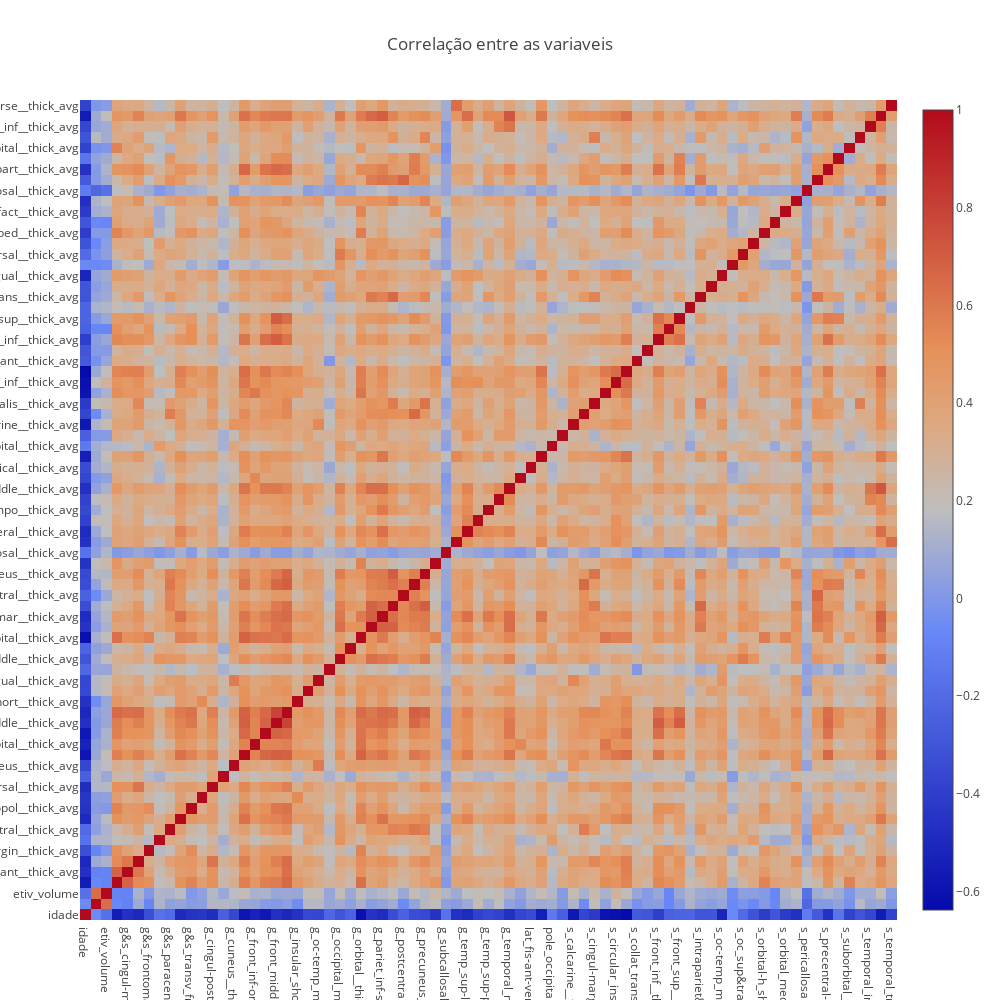

Write notebook code for a chart like this one.
### Code cell
import plotly.plotly as py
import plotly.graph_objs as go

corr_m = df_pre.corr()

colorscales = ['Greys', 'YlGnBu', 'Greens', 'YlOrRd', 'Bluered', 'RdBu',
            'Reds', 'Blues', 'Picnic', 'Rainbow', 'Portland', 'Jet',
            'Hot', 'Blackbody', 'Earth', 'Electric', 'Viridis', 'Cividis']

heatmap = go.Heatmap(z=corr_m.as_matrix(), x=corr_m.columns, y=corr_m.index,autocolorscale=True)


data=[heatmap]


#     print(df__['{}_0'.format(clas)].sum())
layout = dict(title='Correlação entre as variaveis',
             xaxis=dict(
                            autorange=True,
                            showgrid=True,
                            zeroline=False,
                            showline=False,
                            ticks='',
                            showticklabels=True
                        ),
                        yaxis=dict(
                            autorange=True,
                            showgrid=False,
                            zeroline=False,
                            showline=False,
                            ticks='',
                            showticklabels=True
                        ),
                  width=1000, 
                  height=1000,  #960
                  margin=go.layout.Margin(
#                                             l=410,
    #                                       r=50,
    #                                       b=100,
    #                                       t=100,
    #                                       pad=4
                                        ),
    #               paper_bgcolor='rgba(1,2,0,0)',
    #               plot_bgcolor='rgba(1,2,0,0)'
             )



fig = go.Figure(data=data, layout=layout)
#     plotly.offline.plot(fig)

iplot(fig, filename='horizontal-bar')
# pio.write_image(fig, 'braskem_corr_categorias.'%(OUTPUT_PATH,targ.lower(),clas))
plotly.offline.plot(fig, filename = 'braskem_corr_categorias.html', auto_open=False)

### Figure 1 — Plotly figure (JSON) as saved in the notebook; plotly's stock layout.template omitted (floating-point values rounded to 4 significant figures; data arrays with more than 128 entries replaced by an {"elided": "..."} marker saying what was removed)
{"data": [{"autocolorscale": true, "type": "heatmap", "uid": "d028d0f4-89eb-4e37-9e10-a1e05ffbd69b", "x": ["idade", "sexo", "etiv_volume", "g&s_cingul-ant__thick_avg", "g&s_cingul-mid-ant__thick_avg", "g&s_cingul-mid-post__thick_avg", "g&s_frontomargin__thick_avg", "g&s_occipital_inf__thick_avg", "g&s_paracentral__thick_avg", "g&s_subcentral__thick_avg", "g&s_transv_frontopol__thick_avg", "g_ins_lg&s_cent_ins__thick_avg", "g_cingul-post-dorsal__thick_avg", "g_cingul-post-ventral__thick_avg", "g_cuneus__thick_avg", "g_front_inf-opercular__thick_avg", "g_front_inf-orbital__thick_avg", "g_front_inf-triangul__thick_avg", "g_front_middle__thick_avg", "g_front_sup__thick_avg", "g_insular_short__thick_avg", "g_oc-temp_lat-fusifor__thick_avg", "g_oc-temp_med-lingual__thick_avg", "g_oc-temp_med-parahip__thick_avg", "g_occipital_middle__thick_avg", "g_occipital_sup__thick_avg", "g_orbital__thick_avg", "g_pariet_inf-angular__thick_avg", "g_pariet_inf-supramar__thick_avg", "g_parietal_sup__thick_avg", "g_postcentral__thick_avg", "g_precentral__thick_avg", "g_precuneus__thick_avg", "g_rectus__thick_avg", "g_subcallosal__thick_avg", "g_temp_sup-g_t_transv__thick_avg", "g_temp_sup-lateral__thick_avg", "g_temp_sup-plan_polar__thick_avg", "g_temp_sup-plan_tempo__thick_avg", "g_temporal_inf__thick_avg", "g_temporal_middle__thick_avg", "lat_fis-ant-horizont__thick_avg", "lat_fis-ant-vertical__thick_avg", "lat_fis-post__thick_avg", "pole_occipital__thick_avg", "pole_temporal__thick_avg", "s_calcarine__thick_avg", "s_central__thick_avg", "s_cingul-marginalis__thick_avg", "s_circular_insula_ant__thick_avg", "s_circular_insula_inf__thick_avg", "s_circular_insula_sup__thick_avg", "s_collat_transv_ant__thick_avg", "s_collat_transv_post__thick_avg", "s_front_inf__thick_avg", "s_front_middle__thick_avg", "s_front_sup__thick_avg", "s_interm_prim-jensen__thick_avg", "s_intrapariet&p_trans__thick_avg", "s_oc-temp_lat__thick_avg", "s_oc-temp_med&lingual__thick_avg", "s_oc_middle&lunatus__thick_avg", "s_oc_sup&transversal__thick_avg", "s_occipital_ant__thick_avg", "s_orbital-h_shaped__thick_avg", "s_orbital_lateral__thick_avg", "s_orbital_med-olfact__thick_avg", "s_parieto_occipital__thick_avg", "s_pericallosal__thick_avg", "s_postcentral__thick_avg", "s_precentral-inf-part__thick_avg", "s_precentral-sup-part__thick_avg", "s_suborbital__thick_avg", "s_subparietal__thick_avg", "s_temporal_inf__thick_avg", "s_temporal_sup__thick_avg", "s_temporal_transverse__thick_avg"], "y": ["idade", "sexo", "etiv_volume", "g&s_cingul-ant__thick_avg", "g&s_cingul-mid-ant__thick_avg", "g&s_cingul-mid-post__thick_avg", "g&s_frontomargin__thick_avg", "g&s_occipital_inf__thick_avg", "g&s_paracentral__thick_avg", "g&s_subcentral__thick_avg", "g&s_transv_frontopol__thick_avg", "g_ins_lg&s_cent_ins__thick_avg", "g_cingul-post-dorsal__thick_avg", "g_cingul-post-ventral__thick_avg", "g_cuneus__thick_avg", "g_front_inf-opercular__thick_avg", "g_front_inf-orbital__thick_avg", "g_front_inf-triangul__thick_avg", "g_front_middle__thick_avg", "g_front_sup__thick_avg", "g_insular_short__thick_avg", "g_oc-temp_lat-fusifor__thick_avg", "g_oc-temp_med-lingual__thick_avg", "g_oc-temp_med-parahip__thick_avg", "g_occipital_middle__thick_avg", "g_occipital_sup__thick_avg", "g_orbital__thick_avg", "g_pariet_inf-angular__thick_avg", "g_pariet_inf-supramar__thick_avg", "g_parietal_sup__thick_avg", "g_postcentral__thick_avg", "g_precentral__thick_avg", "g_precuneus__thick_avg", "g_rectus__thick_avg", "g_subcallosal__thick_avg", "g_temp_sup-g_t_transv__thick_avg", "g_temp_sup-lateral__thick_avg", "g_temp_sup-plan_polar__thick_avg", "g_temp_sup-plan_tempo__thick_avg", "g_temporal_inf__thick_avg", "g_temporal_middle__thick_avg", "lat_fis-ant-horizont__thick_avg", "lat_fis-ant-vertical__thick_avg", "lat_fis-post__thick_avg", "pole_occipital__thick_avg", "pole_temporal__thick_avg", "s_calcarine__thick_avg", "s_central__thick_avg", "s_cingul-marginalis__thick_avg", "s_circular_insula_ant__thick_avg", "s_circular_insula_inf__thick_avg", "s_circular_insula_sup__thick_avg", "s_collat_transv_ant__thick_avg", "s_collat_transv_post__thick_avg", "s_front_inf__thick_avg", "s_front_middle__thick_avg", "s_front_sup__thick_avg", "s_interm_prim-jensen__thick_avg", "s_intrapariet&p_trans__thick_avg", "s_oc-temp_lat__thick_avg", "s_oc-temp_med&lingual__thick_avg", "s_oc_middle&lunatus__thick_avg", "s_oc_sup&transversal__thick_avg", "s_occipital_ant__thick_avg", "s_orbital-h_shaped__thick_avg", "s_orbital_lateral__thick_avg", "s_orbital_med-olfact__thick_avg", "s_parieto_occipital__thick_avg", "s_pericallosal__thick_avg", "s_postcentral__thick_avg", "s_precentral-inf-part__thick_avg", "s_precentral-sup-part__thick_avg", "s_suborbital__thick_avg", "s_subparietal__thick_avg", "s_temporal_inf__thick_avg", "s_temporal_sup__thick_avg", "s_temporal_transverse__thick_avg"], "z": {"elided": "77x77 float values"}}], "layout": {"height": 1000, "title": {"text": "Correlação entre as variaveis"}, "width": 1000, "xaxis": {"autorange": true, "range": [-0.5, 76.5], "showgrid": true, "showline": false, "showspikes": false, "showticklabels": true, "ticks": "", "type": "category", "zeroline": false}, "yaxis": {"autorange": true, "range": [-0.5, 76.5], "showgrid": false, "showline": false, "showspikes": false, "showticklabels": true, "ticks": "", "type": "category", "zeroline": false}}}
